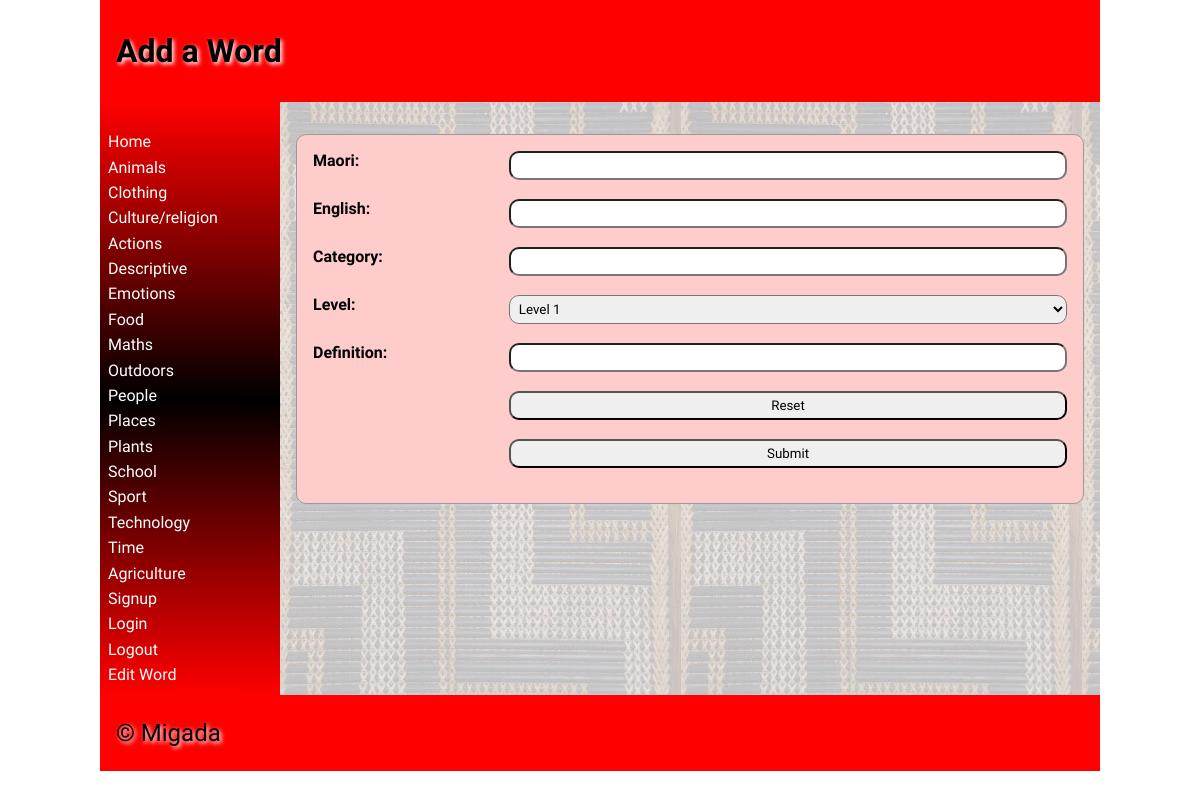
/addword, run on an earlier commit of the app's database.
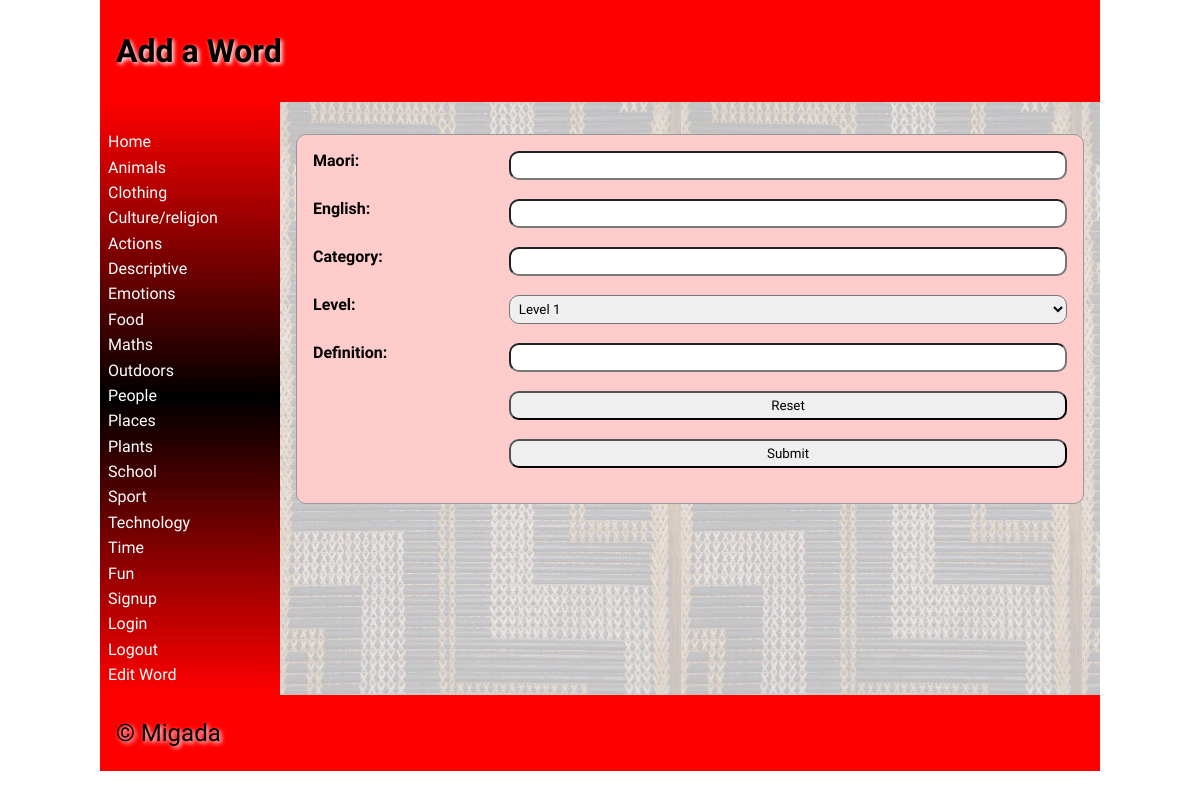
And on a later commit of the database.
### tables this page shows
CREATE TABLE "category"
(
	categoryid INTEGER
		constraint category_pk
			primary key autoincrement,
	category varchar(30)
);

### app.py (the view, shortened to what this page needs)
@app.route('/addword', methods=['GET', 'POST'])
def render_addword():
    return return_page('addword.html', logged_in=is_logged_in())

### app.py (called while the page is built)
def create_connection(db_file):
    try:
        connection = sqlite3.connect(db_file)
        return connection
    except Error as e:
        print(e)

def return_page(page, **extras):
    con = create_connection("maori_dictionary.db")
    query = "SELECT categoryid, category  FROM category"
    cur = con.cursor()
    cur.execute(query)
    categorylist = dict(cur.fetchall())
    print(categorylist)
    con.close
    return render_template(page, categories=categorylist, **extras)

def is_logged_in():
    if session.get("email") is None:
        print("not logged in")
        return False
    else:
        print("logged in")
        return True

### templates/addword.html (shortened to what this page needs)
{% extends 'base.html' %}
{% block heading %}Add a Word{% endblock %}
{% block main %}
     <form class="dataForm" method="post">
      <div class="form-group">
            <div class="form-label"><label for="maori">Maori:</label></div>
            <div class="form-element"><input type="text" name="maori" id="maori" required></div>
        </div>
        <div class="form-group">
            <div class="form-label"><label for="english">English:</label></div>
            <div class="form-element"><input type="text" name="english" id="english" required></div>
        </div>
        <div class="form-group">
            <div class="form-label"><label for="category">Category:</label></div>
            <div class="form-element"><input type="text" name="category" id="category" required></div>
        </div>
        <div class="form-group">
            <div class="form-label"><label for="level">Level:</label></div>
            <div class="form-element">
                <select style="width: 100%; border-radius: 10px; padding: 0.3rem; margin-bottom: 10px;">
                    {% for i in range(1, 11) %}
                        <option value="{{ i }}">Level {{ i }}</option>
                    {% endfor %}
                </select>
            </div>
        </div>
        <div class="form-group">
            <div class="form-label"><label for="definition">Definition:</label></div>
            <div class="form-element"><input type="text" name="definition" id="definition" required></div>
        </div>
        <div class="form-group">
            <div></div>
            <div class="form-element"><input type="reset"></div>
        </div>
        <div class="form-group">
            <div></div>
            <div class="form-element"><input type="submit"></div>
        </div>
    </form>
{% endblock %}

### templates/base.html (shortened to what this page needs)
<!doctype html>
<html lang="en">
<head>
	<link href="{{ url_for('static', filename='css/style.css') }}" rel="stylesheet">
</head>
<body>
	<div id="container">
		<header>
			<h1>{% block heading %}{% endblock %}</h1>
		</header>
		<nav>
			<ul>
                <li><a href="\">Home</a></li>
                {% for id, category in categories.items() %}
                    <li><a href="\categorypage?category={{ id }}">{{ category|title }}</a></li>
                {% endfor %}
                <li><a href="\signup">Signup</a></li>
                <li><a href="\login">Login</a></li>
                <li><a href="\logout">Logout</a></li>
                <li><a href="\editword">Edit Word</a></li>
			</ul>
		</nav>
		<main>
            {% block main%}{% endblock %}
        </main>
		<footer>
			<p>
				&copy; Migada
			</p>
		</footer>
	</div>
</body>
</html>

What changed in the data, as far as the page shows it:
removed category: category "Agriculture"
added category: category "Fun"
